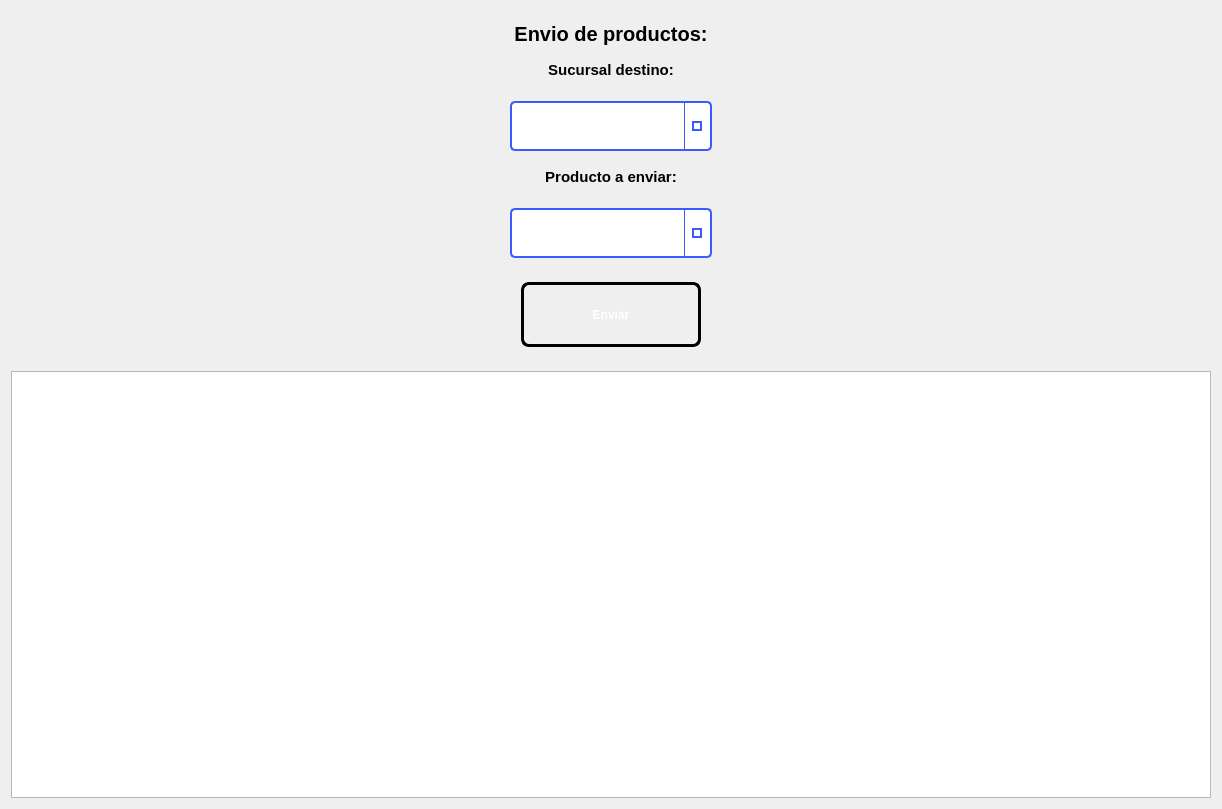
<?xml version="1.0" encoding="UTF-8"?>
<ui version="4.0">
 <class>PantallaEnviarProductos</class>
 <widget class="QWidget" name="PantallaEnviarProductos">
  <property name="geometry">
   <rect>
    <x>0</x>
    <y>0</y>
    <width>1222</width>
    <height>809</height>
   </rect>
  </property>
  <property name="windowTitle">
   <string>Form</string>
  </property>
  <layout class="QVBoxLayout" name="verticalLayout">
   <item>
    <widget class="QWidget" name="widget_16" native="true">
     <layout class="QVBoxLayout" name="verticalLayout_2">
      <item>
       <widget class="QLabel" name="labelSucursales">
        <property name="maximumSize">
         <size>
          <width>16777215</width>
          <height>50</height>
         </size>
        </property>
        <property name="styleSheet">
         <string notr="true">QLabel#labelSucursales {        
 
    color: qlineargradient(x1:0, y1:0, x2:1, y2:1, 
	stop:0 rgb(0, 0, 0), 
	stop:1 rgb(77, 5, 57));

  	 font-size: 20px;
    font-weight: bold;
    font-family: &quot;Segoe UI&quot;, Arial;
    
    background: transparent;
    padding: 2px;
    margin-bottom: 5px;
}

</string>
        </property>
        <property name="text">
         <string>Envio de productos:</string>
        </property>
        <property name="alignment">
         <set>Qt::AlignmentFlag::AlignCenter</set>
        </property>
       </widget>
      </item>
      <item>
       <widget class="QLabel" name="lblInfoEnvio">
        <property name="styleSheet">
         <string notr="true">QLabel#lblInfoEnvio {        
 
    color: qlineargradient(x1:0, y1:0, x2:1, y2:1, 
	stop:0 rgb(0, 0, 0), 
	stop:1 rgb(8, 2, 48));

  	 font-size: 15px;
    font-weight: bold;
    font-family: &quot;Segoe UI&quot;, Arial;
    
    background: transparent;
    padding: 2px;
    margin-bottom: 5px;
}

</string>
        </property>
        <property name="text">
         <string>Sucursal destino:</string>
        </property>
        <property name="alignment">
         <set>Qt::AlignmentFlag::AlignCenter</set>
        </property>
       </widget>
      </item>
      <item>
       <widget class="QWidget" name="widget" native="true">
        <layout class="QHBoxLayout" name="horizontalLayout">
         <item>
          <spacer name="horizontalSpacer">
           <property name="orientation">
            <enum>Qt::Orientation::Horizontal</enum>
           </property>
           <property name="sizeHint" stdset="0">
            <size>
             <width>40</width>
             <height>20</height>
            </size>
           </property>
          </spacer>
         </item>
         <item>
          <widget class="QComboBox" name="comboDestino">
           <property name="minimumSize">
            <size>
             <width>174</width>
             <height>50</height>
            </size>
           </property>
           <property name="styleSheet">
            <string notr="true">
QComboBox {
    border: 2px solid #3d5afe;
    border-radius: 5px;
    padding: 5px 10px;
    background-color: #ffffff;
    color: #333333;
    font-size: 14px;
    min-width: 150px;
}

QComboBox::drop-down {
    subcontrol-origin: padding;
    subcontrol-position: top right;
    width: 25px;
    border-left: 1px solid #3d5afe; 
}

QComboBox::down-arrow {
    border: 2px solid #3d5afe;
    width: 6px;
    height: 6px;
    background: transparent;
}

QComboBox QAbstractItemView {
    border: 2px solid #3d5afe;
    background-color: #ffffff;
    selection-background-color: #3d5afe; 
    selection-color: #ffffff;            
    outline: 0px;                       
}

QComboBox QAbstractItemView::item {
    min-height: 35px;
    padding-left: 10px;
    background-color: #ffffff;
    color: #333333;
}

QComboBox QAbstractItemView::item:selected {
    background-color: #3d5afe;
    color: #ffffff;
}</string>
           </property>
          </widget>
         </item>
         <item>
          <spacer name="horizontalSpacer_2">
           <property name="orientation">
            <enum>Qt::Orientation::Horizontal</enum>
           </property>
           <property name="sizeHint" stdset="0">
            <size>
             <width>40</width>
             <height>20</height>
            </size>
           </property>
          </spacer>
         </item>
        </layout>
       </widget>
      </item>
      <item>
       <widget class="QLabel" name="lblProducto">
        <property name="styleSheet">
         <string notr="true">QLabel#lblProducto {        
 
    color: qlineargradient(x1:0, y1:0, x2:1, y2:1, 
	stop:0 rgb(0, 0, 0), 
	stop:1 rgb(8, 2, 48));

  	 font-size: 15px;
    font-weight: bold;
    font-family: &quot;Segoe UI&quot;, Arial;
    
    background: transparent;
    padding: 2px;
    margin-bottom: 5px;
}

</string>
        </property>
        <property name="text">
         <string>Producto a enviar:</string>
        </property>
        <property name="alignment">
         <set>Qt::AlignmentFlag::AlignCenter</set>
        </property>
       </widget>
      </item>
      <item>
       <widget class="QWidget" name="widget_3" native="true">
        <layout class="QHBoxLayout" name="horizontalLayout_3">
         <item>
          <spacer name="horizontalSpacer_5">
           <property name="orientation">
            <enum>Qt::Orientation::Horizontal</enum>
           </property>
           <property name="sizeHint" stdset="0">
            <size>
             <width>40</width>
             <height>20</height>
            </size>
           </property>
          </spacer>
         </item>
         <item>
          <widget class="QComboBox" name="comboProducto">
           <property name="minimumSize">
            <size>
             <width>174</width>
             <height>50</height>
            </size>
           </property>
           <property name="styleSheet">
            <string notr="true">
QComboBox {
    border: 2px solid #3d5afe;
    border-radius: 5px;
    padding: 5px 10px;
    background-color: #ffffff;
    color: #333333;
    font-size: 14px;
    min-width: 150px;
}

QComboBox::drop-down {
    subcontrol-origin: padding;
    subcontrol-position: top right;
    width: 25px;
    border-left: 1px solid #3d5afe; 
}

QComboBox::down-arrow {
    border: 2px solid #3d5afe;
    width: 6px;
    height: 6px;
    background: transparent;
}

QComboBox QAbstractItemView {
    border: 2px solid #3d5afe;
    background-color: #ffffff;
    selection-background-color: #3d5afe; 
    selection-color: #ffffff;            
    outline: 0px;                       
}

QComboBox QAbstractItemView::item {
    min-height: 35px;
    padding-left: 10px;
    background-color: #ffffff;
    color: #333333;
}

QComboBox QAbstractItemView::item:selected {
    background-color: #3d5afe;
    color: #ffffff;
}</string>
           </property>
          </widget>
         </item>
         <item>
          <spacer name="horizontalSpacer_6">
           <property name="orientation">
            <enum>Qt::Orientation::Horizontal</enum>
           </property>
           <property name="sizeHint" stdset="0">
            <size>
             <width>40</width>
             <height>20</height>
            </size>
           </property>
          </spacer>
         </item>
        </layout>
       </widget>
      </item>
      <item>
       <widget class="QWidget" name="widget_2" native="true">
        <layout class="QHBoxLayout" name="horizontalLayout_2">
         <item>
          <spacer name="horizontalSpacer_3">
           <property name="orientation">
            <enum>Qt::Orientation::Horizontal</enum>
           </property>
           <property name="sizeHint" stdset="0">
            <size>
             <width>40</width>
             <height>20</height>
            </size>
           </property>
          </spacer>
         </item>
         <item>
          <widget class="QPushButton" name="btnEnvio">
           <property name="minimumSize">
            <size>
             <width>180</width>
             <height>65</height>
            </size>
           </property>
           <property name="styleSheet">
            <string notr="true">QPushButton#btnEnvio {
    background-color: qlineargradient(spread:pad, x1:0, y1:0, x2:1, y2:1, 
                        stop:0 rgb(50, 143, 42), 
                        stop:1 rgb(255, 163, 72));
    
    border: 3px solid black;
    border-radius: 8px;
    
    color: white;
    font-family: &quot;Arial Black&quot;, Gadget, sans-serif;
    font-size: 12px;
    font-weight: bold;
    text-transform: uppercase;
    
    padding: 10px 25px;
}

QPushButton#btnEnvio:hover {
    background-color: qlineargradient(spread:pad, x1:0, y1:0, x2:1, y2:1, 
                        stop:0 rgba(41, 128, 185, 255), 
                        stop:1 rgba(142, 68, 173, 255));
    border-color: #f1c40f;
}


QPushButton#btnEnvio:pressed {
    background-color: #2c3e50;
    padding-top: 12px;
    padding-left: 27px;
}</string>
           </property>
           <property name="text">
            <string>Enviar</string>
           </property>
          </widget>
         </item>
         <item>
          <spacer name="horizontalSpacer_4">
           <property name="orientation">
            <enum>Qt::Orientation::Horizontal</enum>
           </property>
           <property name="sizeHint" stdset="0">
            <size>
             <width>40</width>
             <height>20</height>
            </size>
           </property>
          </spacer>
         </item>
        </layout>
       </widget>
      </item>
     </layout>
    </widget>
   </item>
   <item>
    <widget class="QGraphicsView" name="graphicsView"/>
   </item>
  </layout>
 </widget>
 <resources/>
 <connections/>
</ui>
